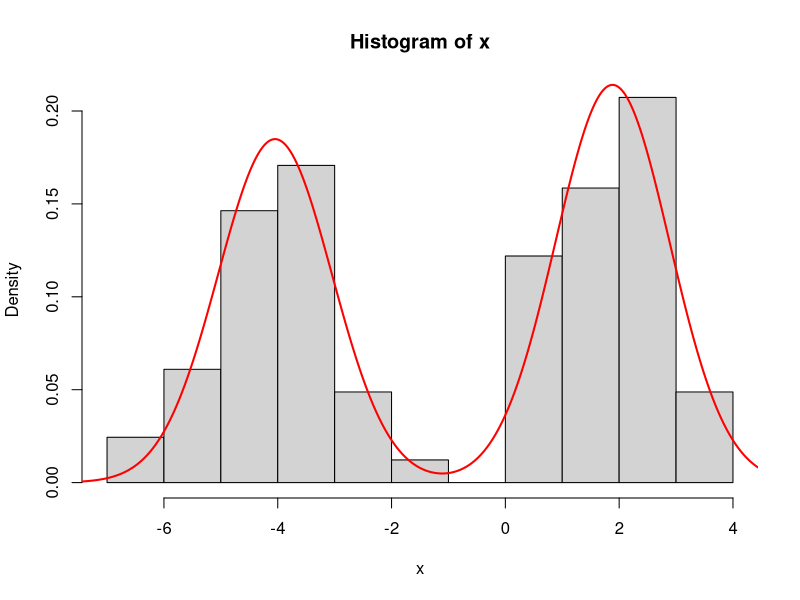

Recreate this plot in R.

#tenjemoj

# zPrior(z = c(1, 2, 3), K = 3, N = 3, alpha = 1.0 )
# -log(6)


# xi = -4
# mi = -0.860771
# sdi = 3.126541 
# 
# prec = sqrt(1/sdi)
# 
# dnorm(xi, mean = mi, sd = sdi, log = TRUE)

# dnorm(xi, mean = mi, sd = sdi, log = TRUE)

# logdmvnorm(xi, mu = mi, sigma = sdi)

# a = 1.0 / (sqrt(2.0 * pi) * sdi);
# b = -(xi - mi) * (xi - mi) / (2.0 * sdi * sdi);
# log(a) + b;

################
#---PACKAGES---#
################
require(compiler)
# require(mixtools)

DEBUG <- FALSE

############
#---DATA---#
############
# data generated from a mixture of two normals 0.5 * N(-4,1) + 0.5 * N(2,1) 
x <- c(3.2021219417081, 2.65741884298405, 0.780137036066781, 3.64724723765017, 
       2.81041331245526, -4.62984071052694, -3.14281370657829, -3.12319766617262, 
       0.908978440112633, 2.51957106216094, 1.6829613082298, -3.87567468005131, 
       0.945705446404869, 0.495428223641111, -3.70222557688605, 3.68414040371748, 
       1.71340601895164, 1.14251338854263, -4.67625135117806, -4.36161079110522, 
       2.5622235140633, 2.06378756223698, -6.05965795191174, 2.03357186159356, 
       1.85332992519105, -2.90292806264, -2.3872030054047, 2.97532564926973, 
       1.36038670563403, 2.03484398255987, -2.90544404614717, 1.94541101948915, 
       1.89877326620243, -4.58947787551057, -5.23332969425005, 1.35028279895402, 
       -5.7057364084379, -4.19795250440479, 0.169765958342949, -4.41040237770636, 
       3.23366242337812, 2.7355634096666, -3.79124850215067, 1.81625386149323, 
       1.1244817398166, -5.351603849814, -4.28238069609014, 2.81686670597407, 
       -3.41167847159064, 2.2695834486729, -4.33355486366414, -4.07156878219267, 
       0.66540681953474, 1.54438714296735, -6.69483940993138, -3.33693275965261, 
       -1.79182385472336, 2.57088565077193, 1.36080493186315, 2.47510953571402, 
       2.21485345997249, -3.14067593928145, -5.09841477435681, 0.995868098296324, 
       0.780575051090966, -4.78524027264247, -5.00218879969458, -3.31819478384048, 
       -3.22225921308094, 2.90755400556924, -4.5340589955408, -3.17250220599487, 
       1.3692421554455, 0.471461424865359, 2.21459894893125, -2.10032867323119, 
       -3.94392608719873, -3.96057630155318, -3.71448565584273, 0.730529435675807, 
       2.20540388616452, -4.56182609476879)

# x = rnormmix(82, lambda = c(0.5, 0.5), mu = c(-4, 2), sigma = c(1, 1))

##################
#---LIKELIHOOD---#
##################

partialLoglike <- function(x, mu, P) {
  return(dnorm( x, mean = mu, sd = P, log = T))
}

loglikelihood <- function(mu, z, P, data) {
  # mu - vector with K unique mean values
  # z - vector with N cluster assignments
  # data - vector with N data points
  # P - std dev (fixed)
  logL = 0;
  for(i in 1 : length(data)) {
    xi = data[i]
    mui = mu[z[i]]
    logL = logL + partialLoglike(xi, mui, P) #dnorm(x = xi, mean = mui, sd = P, log = TRUE )
  }
  
  return(logL )
}#END: loglikelihood

loglikelihood <- cmpfun(loglikelihood)

############
############
##---MU---##
############
############

#---PRIOR---#
muPrior <- function(mu, K, mu0, P0) {
  # prior for mu parameters (base model)
  # mu: vector of K unique parameter values
  # @return: likelihood of mu
  loglike = 0
  for(i in 1 : K) {
    
    loglike = loglike + dnorm(mu[i], mu0, P0, log = TRUE)
    
  }#END: i loop
  
  return(loglike)
}#END: muPrior

muPrior <- cmpfun(muPrior)

#---RANDOM DRAW FROM PRIOR---#
muRand <- function(mu0, P0) {
  # generates random value from the prior for mu
  value = rnorm(n = 1, mean = mu0, sd = P0)
  return(value)
}#END: muRand

#---PROPOSAL---#
muProposal <- function(xt, operate) {
  # random walk (symmetric) proposal
  window = 0.1
  K = length(xt)
  r.cand = rep(NA, K)
  d.cand = rep(NA, K)
  d.curr = rep(NA, K)
  
  for(i in 1 : K) {
    
    if(operate) {
      
      r.cand[i] = runif(1, min = xt[i] - window, max = xt[i] + window)
      # they will be the same, proposal is symmetrical
      d.cand[i] = dunif(r.cand[i], min = xt[i] - window, max = xt[i] + window, log = T)
      d.curr[i] = dunif(xt[i], min = xt[i] - window, max = xt[i] + window, log = T)
      
    } else {
      r.cand[i] = xt[i]
      d.cand[i] = 0
      d.curr[i] = 0
    }
    
  }#END: i loop
  
  return(list(r.cand = r.cand, d.cand = d.cand, d.curr = d.curr))
}#END: muProposal

muProposal <- cmpfun(muProposal)

###########
###########
##---Z---##
###########
###########

#---PRIOR---#
zPrior <- function(z, K, N, mu, mu0, P0, alpha) {
  # prior for cluster assignments
  # @return: loglikelihood of an assignmnent z
  counts = matrix(NA, ncol = K, dimnames = list(NULL, c(1 : K) ) )
  theTable <- table(z)
  
  for(i in 1 : K) {
    colname <-  colnames(counts)[i]
    value <- theTable[which(names(theTable) == colname)]
    value <- ifelse(is.numeric(value), value, 0)
    counts[, i] <- ifelse(is.na(value), 0, value)
  }#END: i loop
  
  loglike = K * log(alpha)
  for(i in 1 : K) {
    
    eta = counts[i]
    if(eta > 0) {
      loglike = loglike + lfactorial(eta - 1)
    }# END: eta check
    
  }# END: i loop
  
  for(i in 1 : N) {
    loglike = loglike - log(alpha + i - 1)
  }
  
  loglike = loglike + muPrior(mu, K, mu0, P0)
  
  return(loglike)
}#END: prior

zPrior <- cmpfun(zPrior)

#---PROPOSAL---#
# zProposal <- function(z, K, N, mu, P, mu0, P0, alpha) {
#   # random walk (symmetric) integer proposal
#   index = sample( c(1 : N), 1)
#   value = sample( c(1 : K), 1 )
#   
#   r.cand = z
#   r.cand[index] = value
#   
#   # on the log scale
#   d.cand = 0
#   d.curr = 0
#   
#   return(list(r.cand = r.cand, d.cand = d.cand, d.curr = d.curr))
# }# END: proposal

zProposal <- function(z, K, N, mu, P, mu0, P0, alpha) {
  # gibbs proposal (algorithm 2 from Neal 2000)
  r.cand = z
  for(index in 1 : N) {
    
    occupancy = matrix(NA, ncol = K, dimnames = list(NULL, c(1 : K) ) )
    zi = r.cand[ - index]
    theTable = table(zi)
    
    for(i in 1 : K) {
      colname <-  colnames(occupancy)[i]
      value   <- theTable[which(names(theTable) == colname)]
      value   <- ifelse(is.numeric(value), value, 0)
      occupancy[, i] <- ifelse(is.na(value), 0, value)
    }#END: i loop
    
    probs = matrix(NA, ncol = K, dimnames = list(NULL, c(1 : K) ) )
    for(i in 1 : K) {
      
      if(occupancy[i] == 0) {# draw new
        
        # likelihood for unrepresented class: / P(x[index] | mu[i]) * P(mu[i]) dm[i]
        # M-H for poor people:  sample from prior for mu (base model), evaluate at likelihood
        # TODO: loop over all existing mus?
        
        like = 0
        M = 1
        for(m in 1 : M) {
          mu.cand = muRand(mu0, P0);#-2.6
          like = like + partialLoglike( x[index], mu.cand, P ) 
        }
        
        like = like / M
        prob = ((alpha) / (N - 1 + alpha));
        probs[i] = log( prob ) + like
        
        if(DEBUG) {
#           cat(paste("probability for new:", prob, "\n"));
          cat(paste("data:", x[index], "\n"));
          cat(paste("mu candidate:", mu.cand, "\n"));
          cat(paste("stdev:", P, "\n"));
          cat(paste("loglikelihood for new:", like, "\n"));
          cat("\n")
#           cat(paste("logprobability", probs[i], "\n\n"));
        }
        
      } else {# draw existing
        
        # likelihood for components with observations other than x_i currently associated with them is N(mu_j, P)
        like = partialLoglike( x[index], mu[i], P )
        prob =  ((occupancy[i]) / (N - 1 + alpha))
        probs[i] = log( prob ) + like
        
        if(DEBUG) {
#           cat(paste("probability for existing:", prob, "\n"));
          cat(paste("data:", x[index], "\n"));
          cat(paste("mu[i]:", mu[i], "\n"));
          cat(paste("stdev:", P, "\n"));
          cat(paste("loglikelihood for existing:", like, "\n"));
          cat("\n")
#           cat(paste("logprobability", probs[i], "\n\n"));
        }
        
      }#END: occupation check
      
    }#END: i loop
    
    # rescale to improve accuracy
    #     max = max(probs)
    #     for(i in 1 : K) {
    #       probs[i] = probs[i] - max
    #     }
    #     
    #     # normalize probs (b in Neal 2000)
    #     norm = 0;
    #     for(i in 1 : K) {
    #       norm = norm + probs[i]^2
    #     }
    #     norm = sqrt( norm )
    #     
    #     for(i in 1 : K) {
    #       probs[i] = probs[i] / norm 
    #     }
    #     
    probs = exp(probs)
    
    value = sample(c(1 : K), size = 1, prob = probs)
    r.cand[index] = value
  }#END: index loop
  
  # on log scale
  d.cand =  0 
  d.curr =  0 
  
  return(list(r.cand = r.cand, d.cand = d.cand, d.curr = d.curr))
}#END: proposal

zProposal <- cmpfun(zProposal)

###############
#---SAMPLER---#
###############
metropolisHastings <- function(loglikelihood, prior, proposal, data, zstartvalue, mustartvalue, P, mu0, P0, alpha, Nsim) {
  
  N <- length(zstartvalue)
  K <- length(mustartvalue)
  
  muchain = array(dim = c(Nsim, K))
  muchain[1, ] = mustartvalue
  
  zchain = array(dim = c(Nsim, N))
  zchain[1, ] = zstartvalue
  for (i in 1 : (Nsim - 1)) {
    
    zcandidate = zProposal(z = zchain[i, ], K, N, mu = muchain[i, ], P,  mu0, P0, alpha)
    r.zcandidate = zcandidate$r.cand
    d.zcandidate = zcandidate$d.cand
    d.zcurr = zcandidate$d.curr
    
    mucandidate = muProposal(muchain[i, ], operate = TRUE) 
    
    r.mucandidate = mucandidate$r.cand
    d.mucandidate = sum(mucandidate$d.cand)
    d.mucurr = sum(mucandidate$d.curr)
    
    probab = exp(
      
      ( loglikelihood(mu = r.mucandidate, z = r.zcandidate, P = P, data) + 
          zPrior(r.zcandidate, K, N, r.mucandidate, mu0, P0, alpha) + d.zcandidate + 
          muPrior(r.mucandidate, K, mu0, P0) + d.mucandidate
      ) -
        
        ( loglikelihood(mu = muchain[i, ], z = zchain[i, ], P = P, data) + 
            zPrior(zchain[i, ], K, N, muchain[i, ], mu0, P0, alpha) + d.zcurr + 
            muPrior(muchain[i, ], K, mu0, P0) + d.mucurr
        )
      
    )
    
    if (runif(1) < probab) {
      zchain[i + 1, ] = r.zcandidate
      muchain[i + 1, ] = r.mucandidate
    } else {
      zchain[i + 1, ] = zchain[i, ]
      muchain[i + 1, ] = muchain[i, ]
    }#END: accept check
    
  }#END: iterations loop
  
  return(list(zchain = zchain, muchain = muchain))
}#END: metropolisHastings

metropolisHastings <- cmpfun(metropolisHastings)


############
#---MCMC---#
############
num.mode <- function(x) {
  as.numeric(names(which(table(x) == max(table(x)))))
}

CI <- function (x, ci = 0.95) {
  a = mean(x)
  s = sd(x)
  n = length(x)
  error = qt(ci + (1 - ci)/2, df = n - 1) * s/sqrt(n)
  
  return(c(upper = a + error, mean = a, lower = a - error))
}

run <- function() {
  
  Nsim  <-  10^3
  N     <- length(x)
  P     <- 1
  alpha <- 0.01
  z     <- rep(1, N)
  K     <- 2
  mu    <- c(-4, 2)
  mu0   <- mean(x) 
  P0    <- sd(x)
  
  chain = metropolisHastings(loglikelihood, prior, proposal, data = x, zstartvalue = z, mustartvalue = mu, P, mu0, P0, alpha, Nsim)
  
  muchain = chain$muchain
  zchain = chain$zchain
  
  ### getting the posterior past burnin
  burnin <- 200
  postMode = apply(zchain[burnin : Nsim, ], 2, num.mode)
  postMean = apply(muchain[burnin : Nsim, ], 2, mean)
  
  probs = rep(NA, length(postMean))
  for(i in 1 : K) {
    probs[i] = sum(postMode == i) / N
  }
  
  grid = seq(min(x) - 1, max(x) + 1, length = 500)
  dens = rep(NA, length = length(grid))
  
  for(i in 1 : length(grid)) {
    dens[i] = sum(probs * dnorm(grid[i], postMean, P))
  }
  
  hist(x, freq = FALSE)
  lines(grid, dens, col = 'red', lwd = 2)
  
  print(postMode)
  print(kmeans(x, centers = c(-4, 2))$cluster)
  
  for(i in 1 : K) {
    print(CI(muchain[burnin : Nsim, i], ci = 0.95))
  }#END: i loop
  
}#END: run

run()
